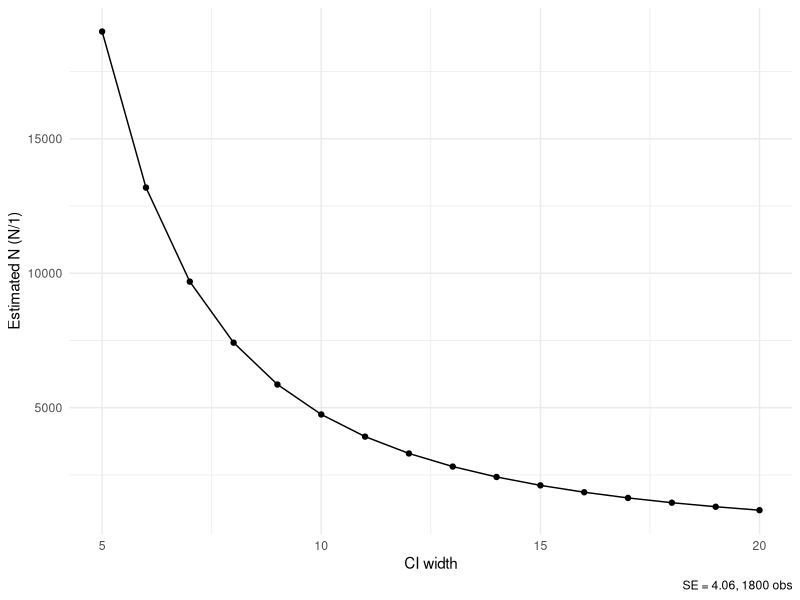
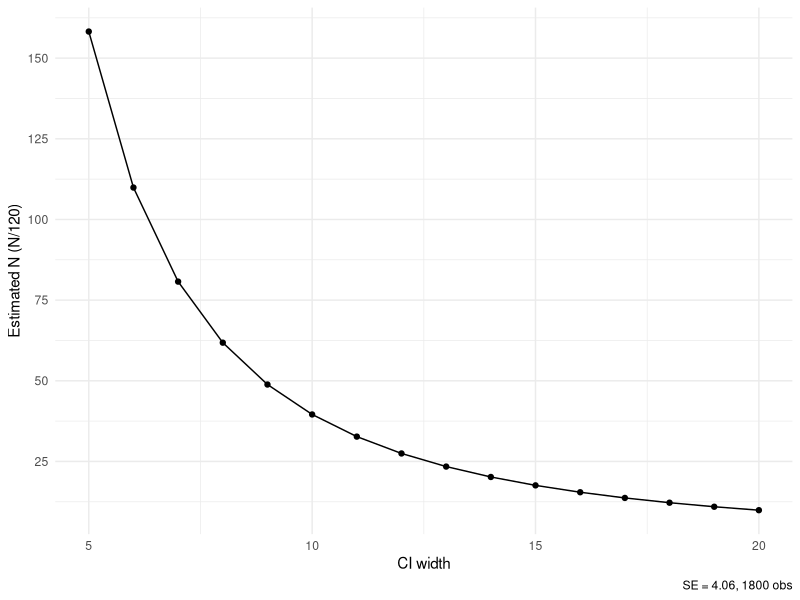
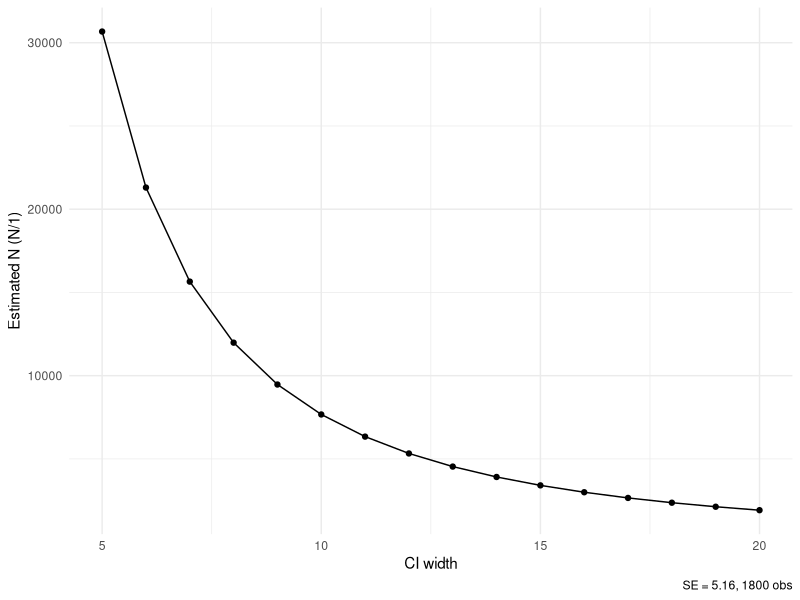
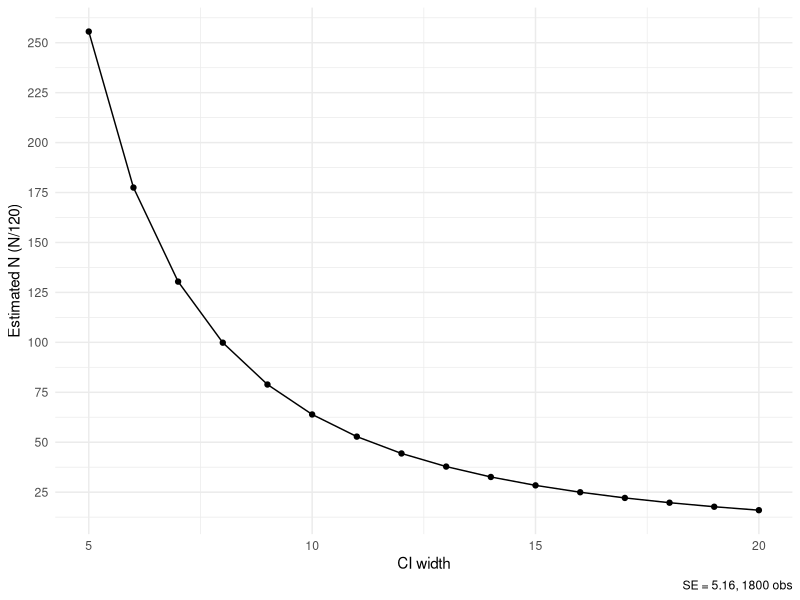
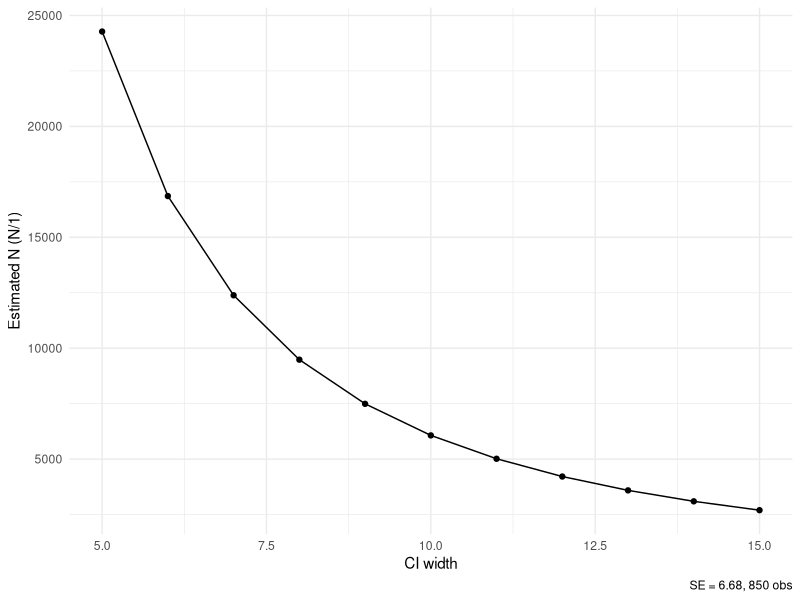
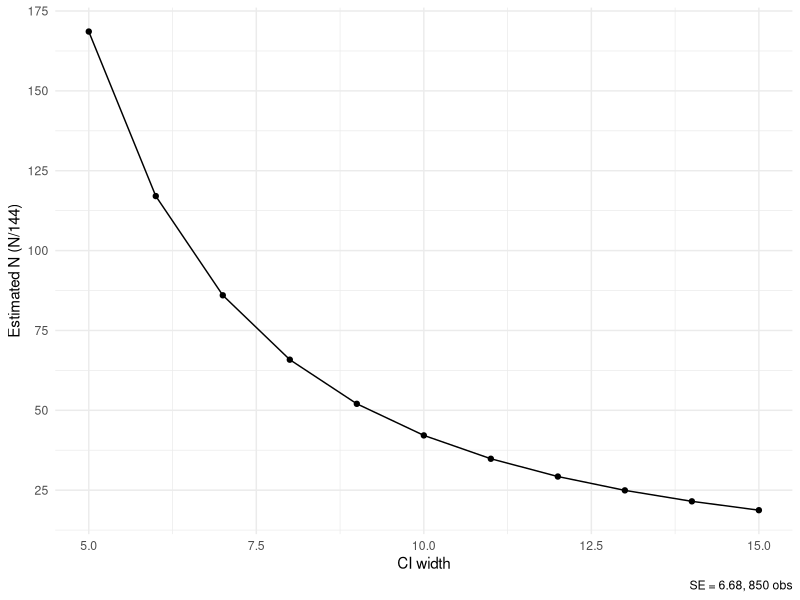
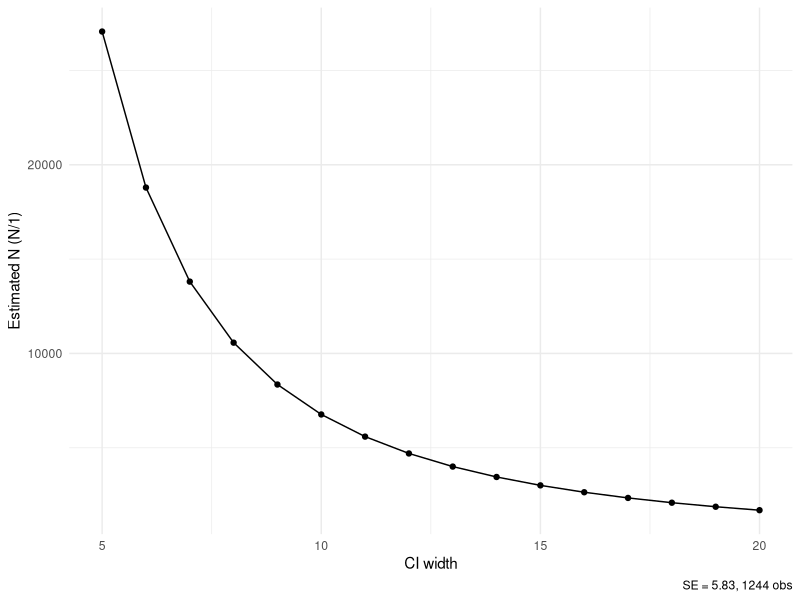
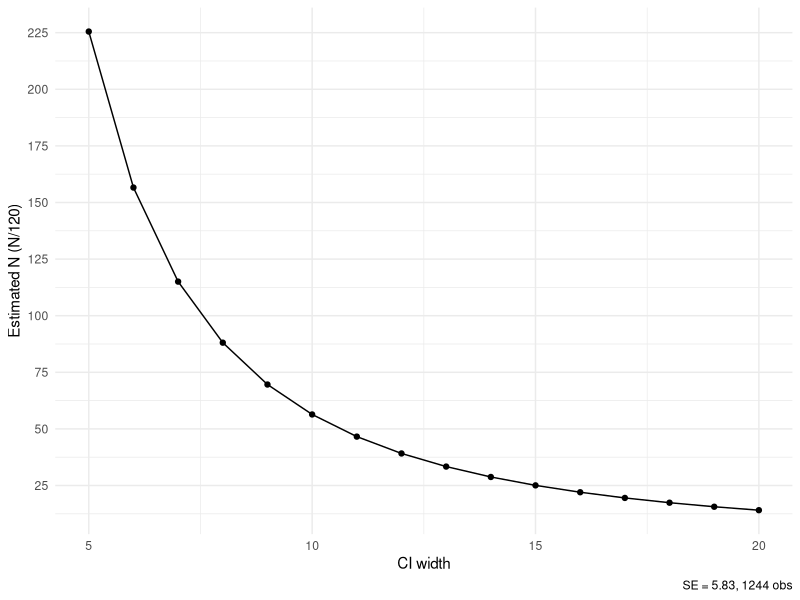

Generate these figures, in order, with R:
## ---- chunk 1
knitr::opts_chunk$set(echo = TRUE)
library(tidyverse)
theme_set(theme_minimal())
## ---- chunk 2
estimate_obs_n <- function(se, obs_n, width, divide = 1) {
  new_obs_n <- (((sqrt(obs_n) * se) / (width/4))^2) / divide
  return(new_obs_n)
}

get_obs_range <- function(se, obs_n, max_width, divide = 1, by = 1, min_width = 1) {
  obs_range <- NULL
  for (i in seq(min_width, max_width, by)) {
    obs_range <- c(obs_range, estimate_obs_n(se, obs_n, i, divide))
  }
  return(obs_range)
}

plot_obs_range <- function(se, obs_n, max_width, divide = 1, by = 1, min_width = 1) {
  obs_range <- get_obs_range(se, obs_n, max_width, divide, by, min_width)
  
  ggplot2::ggplot() +
    aes(x = seq(min_width, max_width, by), y = obs_range) +
    geom_point() +
    geom_path() +
    labs(
      caption = paste0("SE = ", se, ", ", obs_n, " obs"),
      x = "CI width",
      y = paste0("Estimated N ", "(N/", divide, ")")
    )
}
## ---- chunk 3
plot_obs_range(4.06, 1800, 20, min_width = 5)
plot_obs_range(4.06, 1800, 20, divide = 120, min_width = 5) +
  scale_y_continuous(breaks = seq(0, 200, 25))
## ---- chunk 4
plot_obs_range(5.16, 1800, 20, min_width = 5)
plot_obs_range(5.16, 1800, 20, divide = 120, min_width = 5) +
  scale_y_continuous(breaks = seq(0, 250, 25))
## ---- chunk 5
plot_obs_range(6.68, 850, 15, min_width = 5)
plot_obs_range(6.68, 850, 15, divide = 144, min_width = 5) +
  scale_y_continuous(breaks = seq(0, 200, 25))
## ---- chunk 6
plot_obs_range(5.83, 1244, 20, min_width = 5)
plot_obs_range(5.83, 1244, 20, divide = 120, min_width = 5) +
  scale_y_continuous(breaks = seq(0, 250, 25))
